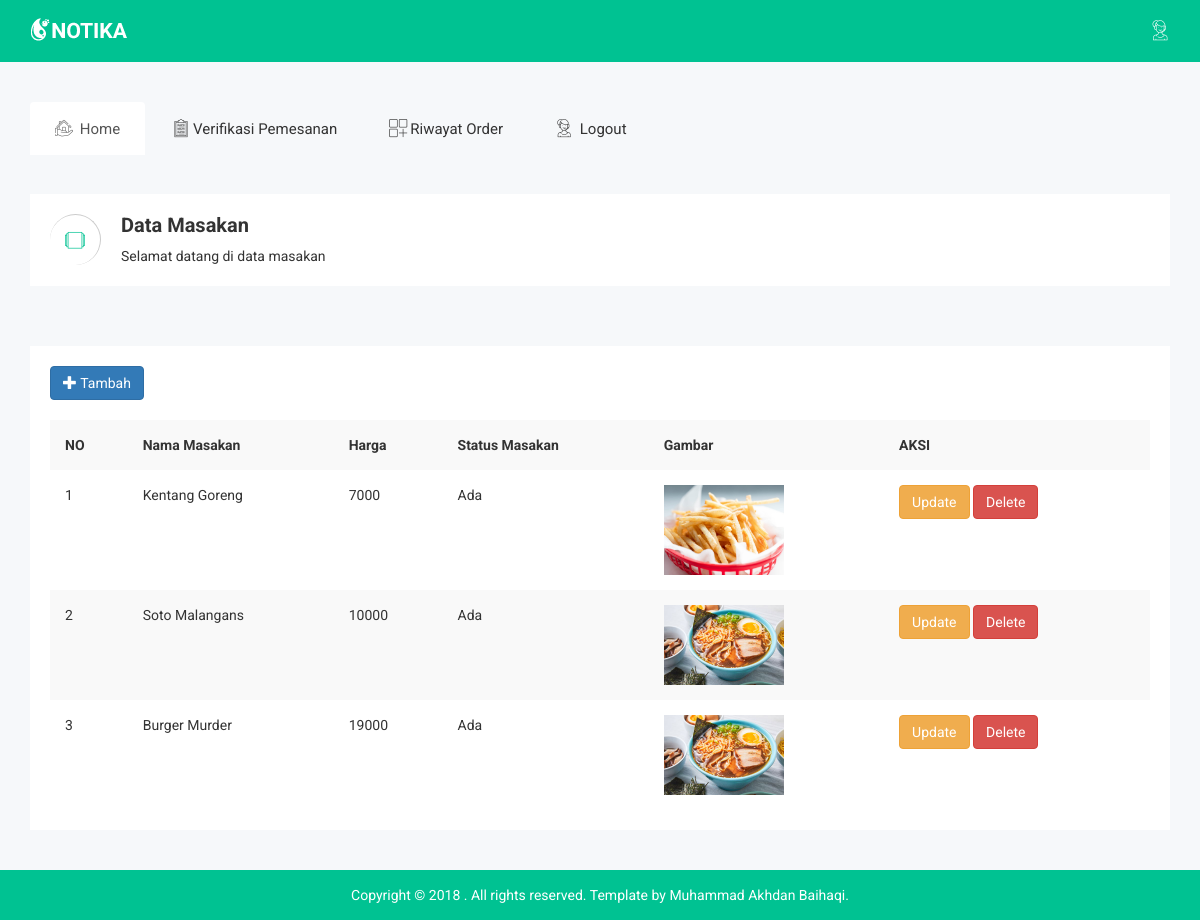
/index.php/masakan, run on the app's committed database.
### tables this page shows
CREATE TABLE `masakan` (
  `id_masakan` int(11) NOT NULL,
  `nama_masakan` varchar(50) NOT NULL,
  `gambar` varchar(100) NOT NULL,
  `harga` varchar(50) NOT NULL,
  `status_masakan` varchar(50) NOT NULL
);

### application/controllers/Masakan.php (called while the page is built, shortened)
<?php
class Masakan extends CI_Controller {
	public function index()
	{
		$data['konten']="v_masakan";
		$this->load->model('masakan_model','masakan');
		$data['data_masakan']=$this->masakan->get_masakan();
		$this->load->view('template', $data, FALSE);
	}
}

### index.php (called while the page is built, shortened)
<?php
require_once BASEPATH.'core/CodeIgniter.php';

### application/models/Masakan_model.php (called while the page is built, shortened)
<?php
class Masakan_model extends CI_Model {
	public function get_masakan()
	{
		return $this->db->get('masakan')->result();
	}
}

### application/views/v_masakan.php (the view, shortened to what this page needs)
<div class="breadcomb-area">
		<div class="container">
			<div class="row">
				<div class="col-lg-12 col-md-12 col-sm-12 col-xs-12">
					<div class="breadcomb-list">
						<div class="row">
							<div class="col-lg-6 col-md-6 col-sm-6 col-xs-12">
								<div class="breadcomb-wp">
									<div class="breadcomb-icon">
										<i class="notika-icon notika-windows"></i>
									</div>
									<div class="breadcomb-ctn">
										<h2>Data Masakan</h2>
										<p>Selamat datang di data masakan</p>
									</div>
								</div>
							</div>
						</div>
					</div>
				</div>
			</div>
		</div>
	</div>
		<div class="normal-table-area">
        <div class="container">
        	<div class="row">
                <div class="col-lg-12 col-md-12 col-sm-12 col-xs-12">
                    <div class="normal-table-list mg-t-30">
                    	 <div class="basic-tb-hd">
                            <a href="#tambah" class="btn btn-primary notika-btn-primary" data-toggle="modal"><span class="glyphicon glyphicon-plus"></span> Tambah</a>
                        </div>
                        <div class="bsc-tbl-st">
                            <table class="table table-striped">
                                <tr>
                        			<th>NO</th><th>Nama Masakan</th><th>Harga</th><th>Status Masakan</th><th>Gambar</th><th>AKSI</th>
                    			</tr>
                    			<?php
					                    $no=0;
					                    foreach ($data_masakan as $dt_masak) {
					                        $no++;
					                        echo '<tr>
					                                <td>'.$no.'</td>
					                                <td>'.$dt_masak->nama_masakan.'</td>
					                                <td>'.$dt_masak->harga.'</td>
					                                <td>'.$dt_masak->status_masakan.'</td>
					                                <td><img src='.base_url("assets/gambar/$dt_masak->gambar").' width="120" height="100"</td>
					                                <td><a href="#update_masakan" class="btn btn-warning" data-toggle="modal" onclick="tm_detail('.$dt_masak->id_masakan.')">Update</a> <a href="'.base_url('index.php/masakan/hapus_m/'.$dt_masak->id_masakan).'" onclick="return confirm(\'anda yakin?\')" class="btn btn-danger">Delete</a></td>
					                             </tr>';
					                    }
					                    ?>
                            </table>
                        </div>
                    </div>
                </div>
            </div>
        </div>
    </div>

### application/views/template.php (shortened to what this page needs)
<!doctype html>
<html class="no-js" lang="">
<head>
      <link rel="stylesheet" href="<?=base_url()?>assets/css/bootstrap.min.css">
      <link rel="stylesheet" href="<?=base_url()?>assets/css/font-awesome.min.css">
      <link rel="stylesheet" href="<?=base_url()?>assets/css/owl.carousel.css">
      <link rel="stylesheet" href="<?=base_url()?>assets/css/owl.theme.css">
      <link rel="stylesheet" href="<?=base_url()?>assets/css/owl.transitions.css">
      <link rel="stylesheet" href="<?=base_url()?>assets/css/meanmenu/meanmenu.min.css">
      <link rel="stylesheet" href="<?=base_url()?>assets/css/animate.css">
      <link rel="stylesheet" href="<?=base_url()?>assets/css/normalize.css">
      <link rel="stylesheet" href="<?=base_url()?>assets/css/scrollbar/jquery.mCustomScrollbar.min.css">
      <link rel="stylesheet" href="<?=base_url()?>assets/css/jvectormap/jquery-jvectormap-2.0.3.css">
      <link rel="stylesheet" href="<?=base_url()?>assets/css/notika-custom-icon.css">
      <link rel="stylesheet" href="<?=base_url()?>assets/css/wave/waves.min.css">
      <link rel="stylesheet" href="<?=base_url()?>assets/css/main.css">
      <link rel="stylesheet" href="<?=base_url()?>assets/style.css">
      <link rel="stylesheet" href="<?=base_url()?>assets/css/responsive.css">
  </head>
  <body>
        <div class="header-top-area">
            <div class="container">
                <div class="row">
                    <div class="col-lg-4 col-md-4 col-sm-12 col-xs-12">
                        <div class="logo-area">
                            <a href="#"><img src="<?=base_url()?>assets/img/logo/logo.png" alt="" /></a>
                        </div>
                    </div>
                    <div class="col-lg-8 col-md-8 col-sm-12 col-xs-12">
                        <div class="header-top-menu">
                            <ul class="nav navbar-nav notika-top-nav">
                                <li class="nav-item dropdown">
                                    <a href="#" data-toggle="dropdown" role="button" aria-expanded="false" class="nav-link dropdown-toggle"><span><i class="notika-icon notika-support"></i><?php echo $this->session->userdata('username');?></span></a>
                                </li>
                            </ul>
                        </div>
                    </div>
                </div>
            </div>
        </div>
        <div class="main-menu-area mg-tb-40">
            <div class="container">
                <div class="row">
                    <div class="col-lg-12 col-md-12 col-sm-12 col-xs-12">
                        <ul class="nav nav-tabs notika-menu-wrap menu-it-icon-pro">
                            <li class="active"><a href="<?= base_url('index.php/dashboard')?>"><i class="notika-icon notika-house"></i> Home</a>
                            </li>
                            <li><a href="<?= base_url('index.php/Dashboard/kasir')?>"><i class="notika-icon notika-form"></i>Verifikasi Pemesanan</a>
                            </li>
                            <li><a href="<?= base_url('index.php/Dashboard/nota')?>"><i class="notika-icon notika-app"></i>Riwayat Order</a>
                            </li>
                            <li><a href="<?= base_url('index.php/logout')?>"><i class="notika-icon notika-support"></i> Logout</a>
                            </li>
                        </ul>
                    </div>
                </div>
            </div>
        </div>
        <div class="notika-status-area">
            <?php
            $this->load->view($konten);
            ?>
        </div>
        <div class="footer-copyright-area">
            <div class="container">
                <div class="row">
                    <div class="col-lg-12 col-md-12 col-sm-12 col-xs-12">
                        <div class="footer-copy-right">
                            <p>Copyright © 2018
                            . All rights reserved. Template by Muhammad Akhdan Baihaqi.</p>
                        </div>
                    </div>
                </div>
            </div>
        </div>
    </body>
    </html>

### assets/css/main.css (style rules this page uses)
html { color: #222; font-size: 1em; line-height: 1.4; }
audio, canvas, iframe, img, svg, video { vertical-align: middle; }

### data on the page
masakan: nama_masakan "Kentang Goreng", harga "7000", status_masakan "Ada", gambar (picture)
masakan: nama_masakan "Soto Malangans", harga "10000", status_masakan "Ada", gambar (picture)
masakan: nama_masakan "Burger Murder", harga "19000", status_masakan "Ada", gambar (picture)
